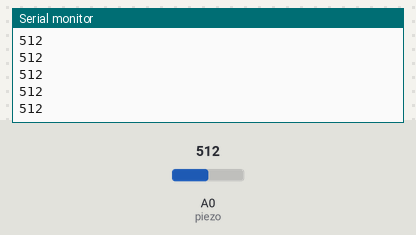
Bench run of a sketch on a simulated Arduino Uno, built with avr-gcc and run on an emulated ATmega328P. Shown: the last lines printed to the serial monitor. Inputs (shaded band) come from the test bench; at power-on: A0 (piezo) = 512.

Above: at 1.2 s.
1.3 s: A0 (piezo) set to 716
At 2.2 s:
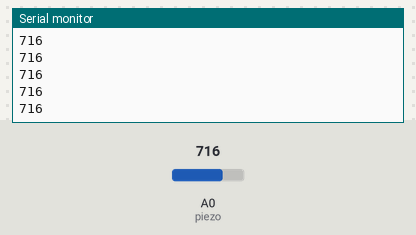
2.8 s: A0 (piezo) set to 900
At 3.3 s:
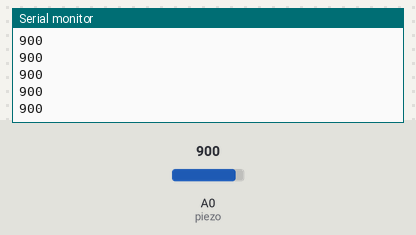
Timing chart, 0 to 5.8 s (numbered marks = the images above; inputs shaded):
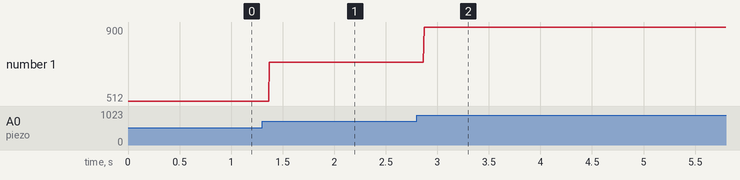

The sketch:

miditambor_piezo.ino
```cpp
int piezo = A0;

void setup(){
  Serial.begin(9600);
}

void loop(){
  int piezoVal = analogRead(piezo);
  Serial.println(piezoVal);
}
```

Measured:
- after the input at 1.3 s, the serial monitor: prints a new line after 0.07 s (image 1)
- after the input at 2.8 s, the serial monitor: prints a new line after 0.07 s (image 2)
- plotted number 1: 512 → 716 after the input at 1.3 s, 716 → 900 after the input at 2.8 s
